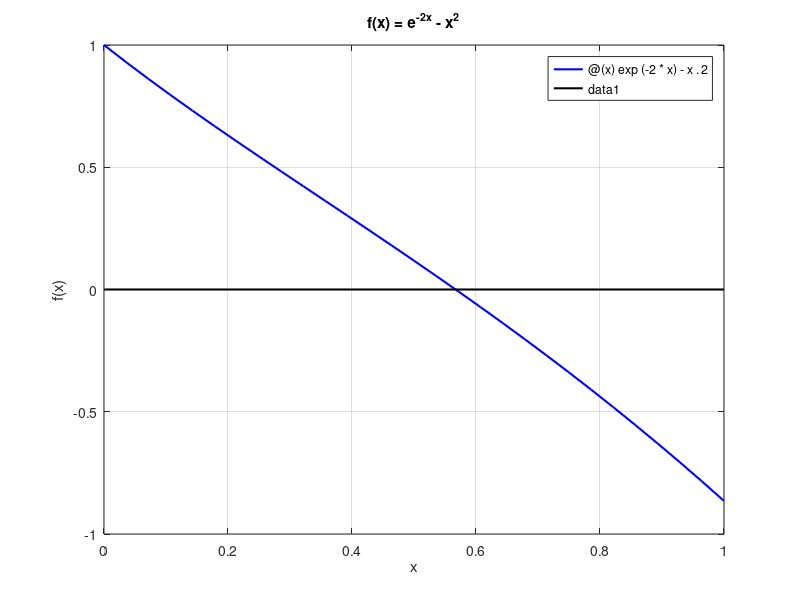

Write MATLAB code to recreate this figure. (Note: this script raises an error after producing the figure.)
% ==========================================
% ESERCIZIO SVOLTO A LEZIONE: Zero di f(x) = exp(-2x) - x^2 con il metodo di Newton
% ==========================================

clear; clc;  % Pulisco workspace e command window

% --- Parametri di input ---
f  = @(x) exp(-2*x) - x.^2;      % Funzione di cui cerco lo zero
df = @(x) -2*exp(-2*x) - 2*x;    % Derivata prima di f
a = 0; b = 1;                    % Intervallo per il grafico
x0 = 0.6;                        % Punto iniziale (altri provati a lezione: x0 = 0, x0 = 1)
toll = 1e-7;                     % Tolleranza sullo scarto
itmax = 100;                     % Numero massimo di iterazioni

% --- Punto a: grafico della funzione ---
figure(1);
% 1. Disegno la funzione f(x) nell'intervallo [a, b]
fplot(f, [a b], 'b-', 'LineWidth', 1.5);
hold on;  % Mantengo la figura per aggiungere l'asse x

% 2. Disegno l'asse x
plot([a b], [0 0], 'k-', 'LineWidth', 1.5);
hold off;

% 3. Aggiungo titolo, etichette e griglia
title('f(x) = e^{-2x} - x^2');
xlabel('x');
ylabel('f(x)');
grid on;

% --- Punto b: metodo di Newton ---
[xN, iterN, scartiN] = newton(f, df, x0, toll, itmax);

% Stampo i risultati in colonne (al passo 1 c'è solo x0, quindi nessuno scarto)
fprintf('Metodo di Newton \n\n');
fprintf('%5s %22s %14s \n', 'k', 'x_k', 'scarto s_k');
fprintf('%5d %22.15f %14s \n', 1, xN(1), '-');
for k = 2:iterN+1
    fprintf('%5d %22.15f %14.2e \n', k, xN(k), scartiN(k-1));
end

% --- Punto c: profilo di convergenza ---
figure(2);
% 1. Disegno il valore assoluto degli scarti in scala semilogaritmica
semilogy(1:iterN, abs(scartiN), 'm-o', 'LineWidth', 1.5);

% 2. Aggiungo titolo, etichette, legenda e griglia
title('Profilo di convergenza del metodo di Newton');
xlabel('N. iterazioni');
ylabel('|scarto|');
legend('Newton');
grid on;

% --- Punto d: errore relativo dell'ultima approssimazione ---
% Inizializzo le variabili
d2f = @(x) 4*exp(-2*x) - 2;      % Derivata seconda di f
xfin = xN(end);                  % Ultima approssimazione calcolata

% 1. Stima teorica: |e_(k+1)| ≈ C * |e_k|^2, con C = |f''(alpha) / (2 f'(alpha))|
C = abs(d2f(xfin) / (2*df(xfin)));    % Costante asintotica (uso xfin al posto di alpha)
e_stima = C * scartiN(end)^2;         % Errore assoluto stimato (l'ultimo scarto approssima l'errore precedente)
errrel_stima = e_stima / abs(xfin);   % Errore relativo stimato

% 2. Verifica numerica: faccio un passo di Newton in più partendo da xfin
xsucc = xfin - f(xfin) / df(xfin);
errrel_num = abs(xsucc - xfin) / abs(xsucc);

% 3. Stampo i risultati a confronto con la precisione di macchina
fprintf('\n--- Errore relativo su x_%d ---\n', iterN+1);
fprintf('%-38s %12.4e \n', 'Costante C = |f''''/(2f'')|:', C);
fprintf('%-38s %12.4e \n', 'Stima errore assoluto C*s^2:', e_stima);
fprintf('%-38s %12.4e \n', 'Stima errore relativo:', errrel_stima);
fprintf('%-38s %12.4e \n', 'Scarto relativo al passo successivo:', errrel_num);
fprintf('%-38s %12.4e \n', 'Residuo |f(x_fin)|:', abs(f(xfin)));
fprintf('%-38s %12.4e \n', 'Precisione di macchina u = eps/2:', eps/2);



% --- Salvataggio del grafico per il README ---
cartella = fullfile(fileparts(mfilename('fullpath')), 'img');                         % Cartella img accanto allo script
if ~exist(cartella, 'dir'), mkdir(cartella); end                                       % La creo se non esiste
exportgraphics(figure(2), fullfile(cartella, 'aula_newton.png'), 'Resolution', 150);   % Salvo il profilo di convergenza
